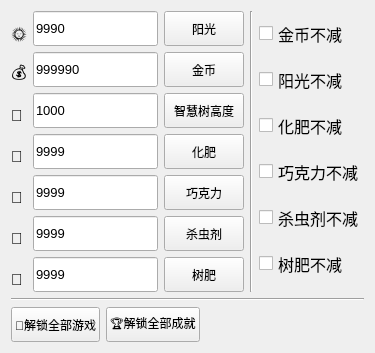
      <widget class="QWidget" name="tab">
       <attribute name="title">
        <string>资源</string>
       </attribute>
       <layout class="QGridLayout" name="gridLayout_3">
        <item row="0" column="0">
         <layout class="QHBoxLayout" name="horizontalLayout_3">
          <item>
           <layout class="QVBoxLayout" name="verticalLayout">
            <item>
             <widget class="QLabel" name="label">
              <property name="sizePolicy">
               <sizepolicy hsizetype="Fixed" vsizetype="Preferred">
                <horstretch>0</horstretch>
                <verstretch>0</verstretch>
               </sizepolicy>
              </property>
              <property name="minimumSize">
               <size>
                <width>0</width>
                <height>35</height>
               </size>
              </property>
              <property name="maximumSize">
               <size>
                <width>16777215</width>
                <height>25</height>
               </size>
              </property>
              <property name="font">
               <font>
                <family>Arial</family>
                <pointsize>12</pointsize>
                <weight>50</weight>
                <bold>false</bold>
               </font>
              </property>
              <property name="toolTipDuration">
               <number>0</number>
              </property>
              <property name="text">
               <string>🌞</string>
              </property>
              <property name="alignment">
               <set>Qt::AlignCenter</set>
              </property>
             </widget>
            </item>
            <item>
             <widget class="QLabel" name="label_2">
              <property name="sizePolicy">
               <sizepolicy hsizetype="Fixed" vsizetype="Preferred">
                <horstretch>0</horstretch>
                <verstretch>0</verstretch>
               </sizepolicy>
              </property>
              <property name="minimumSize">
               <size>
                <width>0</width>
                <height>35</height>
               </size>
              </property>
              <property name="maximumSize">
               <size>
                <width>16777215</width>
                <height>25</height>
               </size>
              </property>
              <property name="font">
               <font>
                <family>Arial</family>
                <pointsize>12</pointsize>
                <weight>50</weight>
                <bold>false</bold>
               </font>
              </property>
              <property name="text">
               <string>💰</string>
              </property>
              <property name="alignment">
               <set>Qt::AlignCenter</set>
              </property>
             </widget>
            </item>
            <item>
             <widget class="QLabel" name="label_3">
              <property name="sizePolicy">
               <sizepolicy hsizetype="Fixed" vsizetype="Preferred">
                <horstretch>0</horstretch>
                <verstretch>0</verstretch>
               </sizepolicy>
              </property>
              <property name="minimumSize">
               <size>
                <width>0</width>
                <height>35</height>
               </size>
              </property>
              <property name="maximumSize">
               <size>
                <width>16777215</width>
                <height>25</height>
               </size>
              </property>
              <property name="font">
               <font>
                <family>Arial</family>
                <pointsize>12</pointsize>
                <weight>50</weight>
                <bold>false</bold>
               </font>
              </property>
              <property name="text">
               <string>🌳</string>
              </property>
              <property name="alignment">
               <set>Qt::AlignCenter</set>
              </property>
             </widget>
            </item>
            <item>
             <widget class="QLabel" name="label_4">
              <property name="sizePolicy">
               <sizepolicy hsizetype="Fixed" vsizetype="Preferred">
                <horstretch>0</horstretch>
                <verstretch>0</verstretch>
               </sizepolicy>
              </property>
              <property name="minimumSize">
               <size>
                <width>0</width>
                <height>35</height>
               </size>
              </property>
              <property name="maximumSize">
               <size>
                <width>16777215</width>
                <height>25</height>
               </size>
              </property>
              <property name="font">
               <font>
                <family>Arial</family>
                <pointsize>12</pointsize>
                <weight>50</weight>
                <bold>false</bold>
               </font>
              </property>
              <property name="text">
               <string>🌱</string>
              </property>
              <property name="textFormat">
               <enum>Qt::AutoText</enum>
              </property>
              <property name="alignment">
               <set>Qt::AlignCenter</set>
              </property>
             </widget>
            </item>
            <item>
             <widget class="QLabel" name="label_5">
              <property name="sizePolicy">
               <sizepolicy hsizetype="Fixed" vsizetype="Preferred">
                <horstretch>0</horstretch>
                <verstretch>0</verstretch>
               </sizepolicy>
              </property>
              <property name="minimumSize">
               <size>
                <width>0</width>
                <height>35</height>
               </size>
              </property>
              <property name="maximumSize">
               <size>
                <width>16777215</width>
                <height>25</height>
               </size>
              </property>
              <property name="font">
               <font>
                <family>Arial</family>
                <pointsize>12</pointsize>
                <weight>50</weight>
                <bold>false</bold>
               </font>
              </property>
              <property name="text">
               <string>🍫</string>
              </property>
              <property name="alignment">
               <set>Qt::AlignCenter</set>
              </property>
             </widget>
            </item>
            <item>
             <widget class="QLabel" name="label_6">
              <property name="sizePolicy">
               <sizepolicy hsizetype="Fixed" vsizetype="Preferred">
                <horstretch>0</horstretch>
                <verstretch>0</verstretch>
               </sizepolicy>
              </property>
              <property name="minimumSize">
               <size>
                <width>0</width>
                <height>35</height>
               </size>
              </property>
              <property name="maximumSize">
               <size>
                <width>16777215</width>
                <height>25</height>
               </size>
              </property>
              <property name="font">
               <font>
                <family>Arial</family>
                <pointsize>12</pointsize>
                <weight>50</weight>
                <bold>false</bold>
               </font>
              </property>
              <property name="text">
               <string>🐛</string>
              </property>
              <property name="alignment">
               <set>Qt::AlignCenter</set>
              </property>
             </widget>
            </item>
            <item>
             <widget class="QLabel" name="label_7">
              <property name="sizePolicy">
               <sizepolicy hsizetype="Fixed" vsizetype="Preferred">
                <horstretch>0</horstretch>
                <verstretch>0</verstretch>
               </sizepolicy>
              </property>
              <property name="minimumSize">
               <size>
                <width>0</width>
                <height>35</height>
               </size>
              </property>
              <property name="maximumSize">
               <size>
                <width>16777215</width>
                <height>25</height>
               </size>
              </property>
              <property name="font">
               <font>
                <family>Arial</family>
                <pointsize>12</pointsize>
                <weight>50</weight>
                <bold>false</bold>
               </font>
              </property>
              <property name="text">
               <string>🌲</string>
              </property>
              <property name="alignment">
               <set>Qt::AlignCenter</set>
              </property>
             </widget>
            </item>
           </layout>
          </item>
          <item>
           <layout class="QVBoxLayout" name="verticalLayout_2">
            <item>
             <widget class="QLineEdit" name="lineEdit">
              <property name="minimumSize">
               <size>
                <width>0</width>
                <height>35</height>
               </size>
              </property>
              <property name="maximumSize">
               <size>
                <width>16777215</width>
                <height>16777215</height>
               </size>
              </property>
              <property name="font">
               <font>
                <family>Arial</family>
                <pointsize>10</pointsize>
                <weight>50</weight>
                <bold>false</bold>
               </font>
              </property>
              <property name="toolTip">
               <string/>
              </property>
              <property name="text">
               <string>9990</string>
              </property>
              <property name="placeholderText">
               <string/>
              </property>
             </widget>
            </item>
            <item>
             <widget class="QLineEdit" name="lineEdit_2">
              <property name="minimumSize">
               <size>
                <width>0</width>
                <height>35</height>
               </size>
              </property>
              <property name="maximumSize">
               <size>
                <width>16777215</width>
                <height>16777215</height>
               </size>
              </property>
              <property name="font">
               <font>
                <family>Arial</family>
                <pointsize>10</pointsize>
                <weight>50</weight>
                <bold>false</bold>
               </font>
              </property>
              <property name="toolTip">
               <string/>
              </property>
              <property name="text">
               <string>999990</string>
              </property>
              <property name="placeholderText">
               <string/>
              </property>
             </widget>
            </item>
            <item>
             <widget class="QLineEdit" name="lineEdit_3">
              <property name="minimumSize">
               <size>
                <width>0</width>
                <height>35</height>
               </size>
              </property>
              <property name="maximumSize">
               <size>
                <width>16777215</width>
                <height>16777215</height>
               </size>
              </property>
              <property name="font">
               <font>
                <family>Arial</family>
                <pointsize>10</pointsize>
                <weight>50</weight>
                <bold>false</bold>
               </font>
              </property>
              <property name="toolTip">
               <string/>
              </property>
              <property name="text">
               <string>1000</string>
              </property>
              <property name="placeholderText">
               <string/>
              </property>
             </widget>
            </item>
            <item>
             <widget class="QLineEdit" name="lineEdit_4">
              <property name="minimumSize">
               <size>
                <width>0</width>
                <height>35</height>
               </size>
              </property>
              <property name="maximumSize">
               <size>
                <width>16777215</width>
                <height>16777215</height>
               </size>
              </property>
              <property name="font">
               <font>
                <family>Arial</family>
                <pointsize>10</pointsize>
                <weight>50</weight>
                <bold>false</bold>
               </font>
              </property>
              <property name="toolTip">
               <string/>
              </property>
              <property name="text">
               <string>9999</string>
              </property>
              <property name="placeholderText">
               <string/>
              </property>
             </widget>
            </item>
            <item>
             <widget class="QLineEdit" name="lineEdit_5">
              <property name="minimumSize">
               <size>
                <width>0</width>
                <height>35</height>
               </size>
              </property>
              <property name="maximumSize">
               <size>
                <width>16777215</width>
                <height>16777215</height>
               </size>
              </property>
              <property name="font">
               <font>
                <family>Arial</family>
                <pointsize>10</pointsize>
                <weight>50</weight>
                <bold>false</bold>
               </font>
              </property>
              <property name="toolTip">
               <string/>
              </property>
              <property name="text">
               <string>9999</string>
              </property>
              <property name="placeholderText">
               <string/>
              </property>
             </widget>
            </item>
            <item>
             <widget class="QLineEdit" name="lineEdit_6">
              <property name="minimumSize">
               <size>
                <width>0</width>
                <height>35</height>
               </size>
              </property>
              <property name="maximumSize">
               <size>
                <width>16777215</width>
                <height>16777215</height>
               </size>
              </property>
              <property name="font">
               <font>
                <family>Arial</family>
                <pointsize>10</pointsize>
                <weight>50</weight>
                <bold>false</bold>
               </font>
              </property>
              <property name="toolTip">
               <string/>
              </property>
              <property name="text">
               <string>9999</string>
              </property>
              <property name="placeholderText">
               <string/>
              </property>
             </widget>
            </item>
            <item>
             <widget class="QLineEdit" name="lineEdit_7">
              <property name="minimumSize">
               <size>
                <width>0</width>
                <height>35</height>
               </size>
              </property>
              <property name="maximumSize">
               <size>
                <width>16777215</width>
                <height>16777215</height>
               </size>
              </property>
              <property name="font">
               <font>
                <family>Arial</family>
                <pointsize>10</pointsize>
                <weight>50</weight>
                <bold>false</bold>
               </font>
              </property>
              <property name="toolTip">
               <string/>
              </property>
              <property name="text">
               <string>9999</string>
              </property>
              <property name="placeholderText">
               <string/>
              </property>
             </widget>
            </item>
           </layout>
          </item>
          <item>
           <layout class="QVBoxLayout" name="verticalLayout_5">
            <item>
             <widget class="QPushButton" name="pushButton">
              <property name="sizePolicy">
               <sizepolicy hsizetype="Minimum" vsizetype="Expanding">
                <horstretch>0</horstretch>
                <verstretch>0</verstretch>
               </sizepolicy>
              </property>
              <property name="minimumSize">
               <size>
                <width>0</width>
                <height>35</height>
               </size>
              </property>
              <property name="maximumSize">
               <size>
                <width>16777215</width>
                <height>35</height>
               </size>
              </property>
              <property name="text">
               <string>阳光</string>
              </property>
             </widget>
            </item>
            <item>
             <widget class="QPushButton" name="pushButton_2">
              <property name="enabled">
               <bool>true</bool>
              </property>
              <property name="sizePolicy">
               <sizepolicy hsizetype="Minimum" vsizetype="Expanding">
                <horstretch>0</horstretch>
                <verstretch>0</verstretch>
               </sizepolicy>
              </property>
              <property name="minimumSize">
               <size>
                <width>0</width>
                <height>35</height>
               </size>
              </property>
              <property name="maximumSize">
               <size>
                <width>16777215</width>
                <height>35</height>
               </size>
              </property>
              <property name="text">
               <string>金币</string>
              </property>
             </widget>
            </item>
            <item>
             <widget class="QPushButton" name="pushButton_3">
              <property name="enabled">
               <bool>true</bool>
              </property>
              <property name="sizePolicy">
               <sizepolicy hsizetype="Minimum" vsizetype="Expanding">
                <horstretch>0</horstretch>
                <verstretch>0</verstretch>
               </sizepolicy>
              </property>
              <property name="minimumSize">
               <size>
                <width>0</width>
                <height>35</height>
               </size>
              </property>
              <property name="maximumSize">
               <size>
                <width>16777215</width>
                <height>35</height>
               </size>
              </property>
              <property name="text">
               <string>智慧树高度</string>
              </property>
             </widget>
            </item>
            <item>
             <widget class="QPushButton" name="pushButton_4">
              <property name="enabled">
               <bool>true</bool>
              </property>
              <property name="sizePolicy">
               <sizepolicy hsizetype="Minimum" vsizetype="Expanding">
                <horstretch>0</horstretch>
                <verstretch>0</verstretch>
               </sizepolicy>
              </property>
              <property name="minimumSize">
               <size>
                <width>0</width>
                <height>35</height>
               </size>
              </property>
              <property name="maximumSize">
               <size>
                <width>16777215</width>
                <height>35</height>
               </size>
              </property>
              <property name="text">
               <string>化肥</string>
              </property>
             </widget>
            </item>
            <item>
             <widget class="QPushButton" name="pushButton_5">
              <property name="enabled">
               <bool>true</bool>
              </property>
              <property name="sizePolicy">
               <sizepolicy hsizetype="Minimum" vsizetype="Expanding">
                <horstretch>0</horstretch>
                <verstretch>0</verstretch>
               </sizepolicy>
              </property>
              <property name="minimumSize">
               <size>
                <width>0</width>
                <height>35</height>
               </size>
              </property>
              <property name="maximumSize">
               <size>
                <width>16777215</width>
                <height>35</height>
               </size>
              </property>
              <property name="text">
               <string>巧克力</string>
              </property>
             </widget>
            </item>
            <item>
             <widget class="QPushButton" name="pushButton_6">
              <property name="enabled">
               <bool>true</bool>
              </property>
              <property name="sizePolicy">
               <sizepolicy hsizetype="Minimum" vsizetype="Expanding">
                <horstretch>0</horstretch>
                <verstretch>0</verstretch>
               </sizepolicy>
              </property>
              <property name="minimumSize">
               <size>
                <width>0</width>
                <height>35</height>
               </size>
              </property>
              <property name="maximumSize">
               <size>
                <width>16777215</width>
                <height>35</height>
               </size>
              </property>
              <property name="text">
               <string>杀虫剂</string>
              </property>
             </widget>
            </item>
            <item>
             <widget class="QPushButton" name="pushButton_7">
              <property name="enabled">
               <bool>true</bool>
              </property>
              <property name="sizePolicy">
               <sizepolicy hsizetype="Minimum" vsizetype="Expanding">
                <horstretch>0</horstretch>
                <verstretch>0</verstretch>
               </sizepolicy>
              </property>
              <property name="minimumSize">
               <size>
                <width>0</width>
                <height>35</height>
               </size>
              </property>
              <property name="maximumSize">
               <size>
                <width>16777215</width>
                <height>35</height>
               </size>
              </property>
              <property name="text">
               <string>树肥</string>
              </property>
             </widget>
            </item>
           </layout>
          </item>
         </layout>
        </item>
        <item row="0" column="1">
         <widget class="Line" name="line">
          <property name="orientation">
           <enum>Qt::Vertical</enum>
          </property>
         </widget>
        </item>
        <item row="0" column="2">
         <layout class="QVBoxLayout" name="verticalLayout_4">
          <item>
           <widget class="QCheckBox" name="checkBox_4">
            <property name="minimumSize">
             <size>
              <width>0</width>
              <height>35</height>
             </size>
            </property>
            <property name="font">
             <font>
              <family>Arial</family>
              <pointsize>12</pointsize>
              <weight>50</weight>
              <bold>false</bold>
             </font>
            </property>
            <property name="text">
             <string>金币不减</string>
            </property>
           </widget>
          </item>
          <item>
           <widget class="QCheckBox" name="checkBox_5">
            <property name="minimumSize">
             <size>
              <width>0</width>
              <height>35</height>
             </size>
            </property>
            <property name="font">
             <font>
              <family>Arial</family>
              <pointsize>12</pointsize>
              <weight>50</weight>
              <bold>false</bold>
             </font>
            </property>
            <property name="text">
             <string>阳光不减</string>
            </property>
           </widget>
          </item>
          <item>
           <widget class="QCheckBox" name="checkBox_7">
            <property name="minimumSize">
             <size>
              <width>0</width>
              <height>35</height>
             </size>
            </property>
            <property name="font">
             <font>
              <family>Arial</family>
              <pointsize>12</pointsize>
              <weight>50</weight>
              <bold>false</bold>
             </font>
            </property>
            <property name="text">
             <string>化肥不减</string>
            </property>
           </widget>
          </item>
          <item>
           <widget class="QCheckBox" name="checkBox_6">
            <property name="minimumSize">
             <size>
              <width>0</width>
              <height>35</height>
             </size>
            </property>
            <property name="font">
             <font>
              <family>Arial</family>
              <pointsize>12</pointsize>
              <weight>50</weight>
              <bold>false</bold>
             </font>
            </property>
            <property name="text">
             <string>巧克力不减</string>
            </property>
           </widget>
          </item>
          <item>
           <widget class="QCheckBox" name="checkBox_8">
            <property name="minimumSize">
             <size>
              <width>0</width>
              <height>35</height>
             </size>
            </property>
            <property name="font">
             <font>
              <family>Arial</family>
              <pointsize>12</pointsize>
              <weight>50</weight>
              <bold>false</bold>
             </font>
            </property>
            <property name="text">
             <string>杀虫剂不减</string>
            </property>
           </widget>
          </item>
          <item>
           <widget class="QCheckBox" name="checkBox_9">
            <property name="minimumSize">
             <size>
              <width>0</width>
              <height>35</height>
             </size>
            </property>
            <property name="font">
             <font>
              <family>Arial</family>
              <pointsize>12</pointsize>
              <weight>50</weight>
              <bold>false</bold>
             </font>
            </property>
            <property name="text">
             <string>树肥不减</string>
            </property>
           </widget>
          </item>
         </layout>
        </item>
        <item row="1" column="0" colspan="3">
         <widget class="Line" name="line_3">
          <property name="orientation">
           <enum>Qt::Horizontal</enum>
          </property>
         </widget>
        </item>
        <item row="2" column="0" colspan="2">
         <layout class="QHBoxLayout" name="horizontalLayout_2">
          <item>
           <widget class="QPushButton" name="pushButton_12">
            <property name="sizePolicy">
             <sizepolicy hsizetype="Fixed" vsizetype="Fixed">
              <horstretch>0</horstretch>
              <verstretch>0</verstretch>
             </sizepolicy>
            </property>
            <property name="minimumSize">
             <size>
              <width>0</width>
              <height>35</height>
             </size>
            </property>
            <property name="text">
             <string>🌻解锁全部游戏</string>
            </property>
           </widget>
          </item>
          <item>
           <widget class="QPushButton" name="pushButton_13">
            <property name="sizePolicy">
             <sizepolicy hsizetype="Fixed" vsizetype="Fixed">
              <horstretch>0</horstretch>
              <verstretch>0</verstretch>
             </sizepolicy>
            </property>
            <property name="minimumSize">
             <size>
              <width>0</width>
              <height>35</height>
             </size>
            </property>
            <property name="text">
             <string>🏆解锁全部成就</string>
            </property>
           </widget>
          </item>
          <item>
           <spacer name="horizontalSpacer_2">
            <property name="orientation">
             <enum>Qt::Horizontal</enum>
            </property>
            <property name="sizeHint" stdset="0">
             <size>
              <width>40</width>
              <height>20</height>
             </size>
            </property>
           </spacer>
          </item>
         </layout>
        </item>
       </layout>
      </widget>
